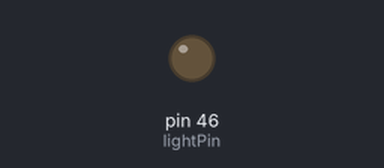
A sketch run on a simulated Arduino Mega 2560, built with avr-gcc and run on an emulated ATmega2560. On the bench: output pins drawn as LEDs (lit = HIGH).

Above: at 0.1 s.
At 71.6 s:
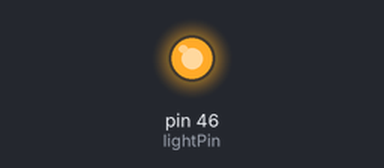
Timing chart, 0 to 73.1 s (numbered marks = the images above):
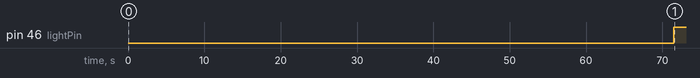

The sketch:

TimerTest.ino
```cpp
#include <TimerOne.h>
#include <TimerThree.h>
#include <SimpleTimer.h>

SimpleTimer timer;
int counter = 0;
const int lightPin = 46;   //digital

int counter1 = 0;
int counter3 = 0;
boolean light = false;

void miliCounter(){
  counter++;
  if(counter == 5000){
    light = !light;
    counter = 0;
  }
}

void timer1Handler(){
  counter1++;
  if(counter1 == 5){
    light = !light;
    counter1 = 0;
  }
}

void timer3Handler(){
  counter3++;
  if(counter3 == 10){
    light = !light;
    counter3 = 0;
  }
}

void setup(){
  //Timer1.initialize(1000000);              // sets timer1 for every second
  //Timer1.attachInterrupt(timer1Handler);    // sessionTimer updates timeLeft every timer1 interrupt
  //Timer3.initialize(1000000);              // sets timer3 for every second
  //Timer3.attachInterrupt(timer3Handler);   // reactionTimer updates reactionTimeLeft every timer3 interrupt
  timer.setInterval(1,miliCounter);

  pinMode(lightPin, OUTPUT);
}

void loop(){
  timer.run();
  if(light)
    digitalWrite(lightPin, HIGH);
  else
    digitalWrite(lightPin, LOW);
}
```

Measured:
- by itself, pin 46 (lightPin): LOW → HIGH at 71.5 s
